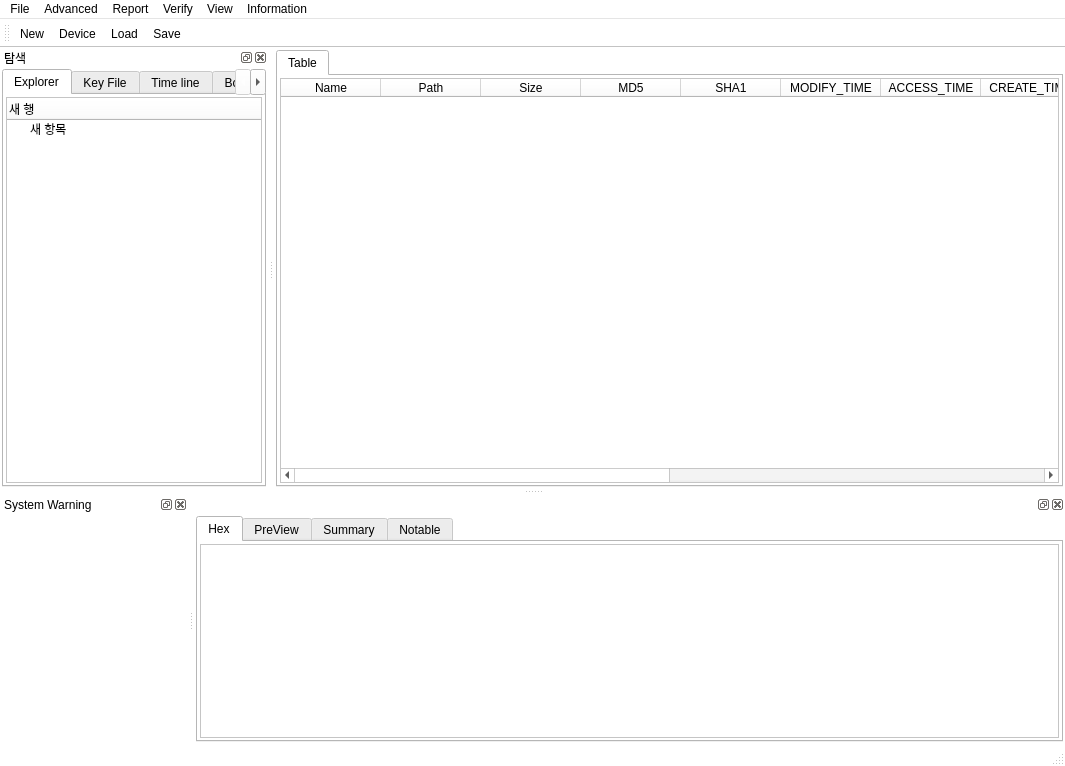
<?xml version="1.0" encoding="UTF-8"?>
<ui version="4.0">
 <class>MainWindow</class>
 <widget class="QMainWindow" name="MainWindow">
  <property name="geometry">
   <rect>
    <x>0</x>
    <y>0</y>
    <width>1065</width>
    <height>766</height>
   </rect>
  </property>
  <property name="palette">
   <palette>
    <active>
     <colorrole role="WindowText">
      <brush brushstyle="SolidPattern">
       <color alpha="255">
        <red>0</red>
        <green>0</green>
        <blue>0</blue>
       </color>
      </brush>
     </colorrole>
     <colorrole role="Button">
      <brush brushstyle="SolidPattern">
       <color alpha="255">
        <red>255</red>
        <green>255</green>
        <blue>255</blue>
       </color>
      </brush>
     </colorrole>
     <colorrole role="Midlight">
      <brush brushstyle="SolidPattern">
       <color alpha="255">
        <red>255</red>
        <green>255</green>
        <blue>255</blue>
       </color>
      </brush>
     </colorrole>
     <colorrole role="Dark">
      <brush brushstyle="SolidPattern">
       <color alpha="255">
        <red>255</red>
        <green>255</green>
        <blue>255</blue>
       </color>
      </brush>
     </colorrole>
     <colorrole role="Mid">
      <brush brushstyle="SolidPattern">
       <color alpha="255">
        <red>255</red>
        <green>255</green>
        <blue>255</blue>
       </color>
      </brush>
     </colorrole>
     <colorrole role="Text">
      <brush brushstyle="SolidPattern">
       <color alpha="255">
        <red>0</red>
        <green>0</green>
        <blue>0</blue>
       </color>
      </brush>
     </colorrole>
     <colorrole role="ButtonText">
      <brush brushstyle="SolidPattern">
       <color alpha="255">
        <red>0</red>
        <green>0</green>
        <blue>0</blue>
       </color>
      </brush>
     </colorrole>
     <colorrole role="Base">
      <brush brushstyle="SolidPattern">
       <color alpha="255">
        <red>255</red>
        <green>255</green>
        <blue>255</blue>
       </color>
      </brush>
     </colorrole>
     <colorrole role="Window">
      <brush brushstyle="SolidPattern">
       <color alpha="255">
        <red>255</red>
        <green>255</green>
        <blue>255</blue>
       </color>
      </brush>
     </colorrole>
     <colorrole role="Shadow">
      <brush brushstyle="SolidPattern">
       <color alpha="255">
        <red>255</red>
        <green>255</green>
        <blue>255</blue>
       </color>
      </brush>
     </colorrole>
     <colorrole role="AlternateBase">
      <brush brushstyle="SolidPattern">
       <color alpha="255">
        <red>255</red>
        <green>255</green>
        <blue>255</blue>
       </color>
      </brush>
     </colorrole>
    </active>
    <inactive>
     <colorrole role="WindowText">
      <brush brushstyle="SolidPattern">
       <color alpha="255">
        <red>0</red>
        <green>0</green>
        <blue>0</blue>
       </color>
      </brush>
     </colorrole>
     <colorrole role="Button">
      <brush brushstyle="SolidPattern">
       <color alpha="255">
        <red>255</red>
        <green>255</green>
        <blue>255</blue>
       </color>
      </brush>
     </colorrole>
     <colorrole role="Midlight">
      <brush brushstyle="SolidPattern">
       <color alpha="255">
        <red>255</red>
        <green>255</green>
        <blue>255</blue>
       </color>
      </brush>
     </colorrole>
     <colorrole role="Dark">
      <brush brushstyle="SolidPattern">
       <color alpha="255">
        <red>255</red>
        <green>255</green>
        <blue>255</blue>
       </color>
      </brush>
     </colorrole>
     <colorrole role="Mid">
      <brush brushstyle="SolidPattern">
       <color alpha="255">
        <red>255</red>
        <green>255</green>
        <blue>255</blue>
       </color>
      </brush>
     </colorrole>
     <colorrole role="Text">
      <brush brushstyle="SolidPattern">
       <color alpha="255">
        <red>0</red>
        <green>0</green>
        <blue>0</blue>
       </color>
      </brush>
     </colorrole>
     <colorrole role="ButtonText">
      <brush brushstyle="SolidPattern">
       <color alpha="255">
        <red>0</red>
        <green>0</green>
        <blue>0</blue>
       </color>
      </brush>
     </colorrole>
     <colorrole role="Base">
      <brush brushstyle="SolidPattern">
       <color alpha="255">
        <red>255</red>
        <green>255</green>
        <blue>255</blue>
       </color>
      </brush>
     </colorrole>
     <colorrole role="Window">
      <brush brushstyle="SolidPattern">
       <color alpha="255">
        <red>255</red>
        <green>255</green>
        <blue>255</blue>
       </color>
      </brush>
     </colorrole>
     <colorrole role="Shadow">
      <brush brushstyle="SolidPattern">
       <color alpha="255">
        <red>255</red>
        <green>255</green>
        <blue>255</blue>
       </color>
      </brush>
     </colorrole>
     <colorrole role="AlternateBase">
      <brush brushstyle="SolidPattern">
       <color alpha="255">
        <red>255</red>
        <green>255</green>
        <blue>255</blue>
       </color>
      </brush>
     </colorrole>
    </inactive>
    <disabled>
     <colorrole role="WindowText">
      <brush brushstyle="SolidPattern">
       <color alpha="255">
        <red>255</red>
        <green>255</green>
        <blue>255</blue>
       </color>
      </brush>
     </colorrole>
     <colorrole role="Button">
      <brush brushstyle="SolidPattern">
       <color alpha="255">
        <red>255</red>
        <green>255</green>
        <blue>255</blue>
       </color>
      </brush>
     </colorrole>
     <colorrole role="Midlight">
      <brush brushstyle="SolidPattern">
       <color alpha="255">
        <red>255</red>
        <green>255</green>
        <blue>255</blue>
       </color>
      </brush>
     </colorrole>
     <colorrole role="Dark">
      <brush brushstyle="SolidPattern">
       <color alpha="255">
        <red>255</red>
        <green>255</green>
        <blue>255</blue>
       </color>
      </brush>
     </colorrole>
     <colorrole role="Mid">
      <brush brushstyle="SolidPattern">
       <color alpha="255">
        <red>255</red>
        <green>255</green>
        <blue>255</blue>
       </color>
      </brush>
     </colorrole>
     <colorrole role="Text">
      <brush brushstyle="SolidPattern">
       <color alpha="255">
        <red>255</red>
        <green>255</green>
        <blue>255</blue>
       </color>
      </brush>
     </colorrole>
     <colorrole role="ButtonText">
      <brush brushstyle="SolidPattern">
       <color alpha="255">
        <red>255</red>
        <green>255</green>
        <blue>255</blue>
       </color>
      </brush>
     </colorrole>
     <colorrole role="Base">
      <brush brushstyle="SolidPattern">
       <color alpha="255">
        <red>255</red>
        <green>255</green>
        <blue>255</blue>
       </color>
      </brush>
     </colorrole>
     <colorrole role="Window">
      <brush brushstyle="SolidPattern">
       <color alpha="255">
        <red>255</red>
        <green>255</green>
        <blue>255</blue>
       </color>
      </brush>
     </colorrole>
     <colorrole role="Shadow">
      <brush brushstyle="SolidPattern">
       <color alpha="255">
        <red>255</red>
        <green>255</green>
        <blue>255</blue>
       </color>
      </brush>
     </colorrole>
     <colorrole role="AlternateBase">
      <brush brushstyle="SolidPattern">
       <color alpha="255">
        <red>255</red>
        <green>255</green>
        <blue>255</blue>
       </color>
      </brush>
     </colorrole>
    </disabled>
   </palette>
  </property>
  <property name="windowTitle">
   <string>MainWindow</string>
  </property>
  <widget class="QWidget" name="centralwidget">
   <layout class="QGridLayout" name="gridLayout_2">
    <item row="0" column="0">
     <widget class="QTabWidget" name="tabWidget_2">
      <property name="currentIndex">
       <number>0</number>
      </property>
      <widget class="QWidget" name="tw_table">
       <attribute name="title">
        <string>Table</string>
       </attribute>
       <layout class="QGridLayout" name="gridLayout_3">
        <item row="0" column="0">
         <widget class="QTableWidget" name="itemView">
          <property name="lineWidth">
           <number>0</number>
          </property>
          <property name="showGrid">
           <bool>true</bool>
          </property>
          <property name="gridStyle">
           <enum>Qt::DashDotDotLine</enum>
          </property>
          <property name="sortingEnabled">
           <bool>true</bool>
          </property>
          <property name="wordWrap">
           <bool>true</bool>
          </property>
          <property name="rowCount">
           <number>0</number>
          </property>
          <property name="columnCount">
           <number>14</number>
          </property>
          <column>
           <property name="text">
            <string>Name</string>
           </property>
          </column>
          <column>
           <property name="text">
            <string>Path</string>
           </property>
          </column>
          <column>
           <property name="text">
            <string>Size</string>
           </property>
          </column>
          <column>
           <property name="text">
            <string>MD5</string>
           </property>
          </column>
          <column>
           <property name="text">
            <string>SHA1</string>
           </property>
          </column>
          <column>
           <property name="text">
            <string>MODIFY_TIME</string>
           </property>
          </column>
          <column>
           <property name="text">
            <string>ACCESS_TIME</string>
           </property>
          </column>
          <column>
           <property name="text">
            <string>CREATE_TIME</string>
           </property>
          </column>
          <column>
           <property name="text">
            <string>MODIFY_ATTRIBUTE_TIME</string>
           </property>
          </column>
          <column>
           <property name="text">
            <string>BACKUP_TIME</string>
           </property>
          </column>
          <column>
           <property name="text">
            <string>INDEX_NUM</string>
           </property>
          </column>
          <column>
           <property name="text">
            <string>FILE_NODE_NUM</string>
           </property>
          </column>
          <column>
           <property name="text">
            <string>DATA_LOCATION</string>
           </property>
          </column>
          <column>
           <property name="text">
            <string>FOLDER</string>
           </property>
          </column>
         </widget>
        </item>
       </layout>
      </widget>
     </widget>
    </item>
   </layout>
  </widget>
  <widget class="QMenuBar" name="menubar">
   <property name="geometry">
    <rect>
     <x>0</x>
     <y>0</y>
     <width>1065</width>
     <height>26</height>
    </rect>
   </property>
   <widget class="QMenu" name="menuFile">
    <property name="title">
     <string>File</string>
    </property>
   </widget>
   <widget class="QMenu" name="menuAdvanced">
    <property name="title">
     <string>Advanced</string>
    </property>
   </widget>
   <widget class="QMenu" name="menuReport">
    <property name="title">
     <string>Report</string>
    </property>
   </widget>
   <widget class="QMenu" name="menuVerify">
    <property name="title">
     <string>Verify</string>
    </property>
   </widget>
   <widget class="QMenu" name="menuView">
    <property name="title">
     <string>View</string>
    </property>
   </widget>
   <widget class="QMenu" name="menuInformation">
    <property name="title">
     <string>Information</string>
    </property>
   </widget>
   <addaction name="menuFile"/>
   <addaction name="menuAdvanced"/>
   <addaction name="menuReport"/>
   <addaction name="menuVerify"/>
   <addaction name="menuView"/>
   <addaction name="menuInformation"/>
  </widget>
  <widget class="QStatusBar" name="statusbar"/>
  <widget class="QToolBar" name="toolBar">
   <property name="windowTitle">
    <string>toolBar</string>
   </property>
   <attribute name="toolBarArea">
    <enum>TopToolBarArea</enum>
   </attribute>
   <attribute name="toolBarBreak">
    <bool>false</bool>
   </attribute>
   <addaction name="actionNew"/>
   <addaction name="actionDevice"/>
   <addaction name="actionLoad"/>
   <addaction name="actionSave"/>
  </widget>
  <widget class="QDockWidget" name="dw_treeview">
   <property name="windowTitle">
    <string>탐색</string>
   </property>
   <attribute name="dockWidgetArea">
    <number>1</number>
   </attribute>
   <widget class="QWidget" name="dockWidgetContents_3">
    <layout class="QGridLayout" name="gridLayout">
     <item row="0" column="0">
      <widget class="QTabWidget" name="tabWidget_3">
       <property name="currentIndex">
        <number>0</number>
       </property>
       <widget class="QWidget" name="tw_home">
        <attribute name="title">
         <string>Explorer</string>
        </attribute>
        <layout class="QGridLayout" name="gridLayout_6">
         <item row="0" column="0">
          <widget class="QTreeWidget" name="treeWidget">
           <column>
            <property name="text">
             <string>새 행</string>
            </property>
           </column>
           <item>
            <property name="text">
             <string>새 항목</string>
            </property>
            <property name="icon">
             <iconset resource="UI_resource.qrc">
              <normaloff>:/UI_resource/documents-document-blank@32px.png</normaloff>:/UI_resource/documents-document-blank@32px.png</iconset>
            </property>
           </item>
          </widget>
         </item>
        </layout>
       </widget>
       <widget class="QWidget" name="tw_search">
        <attribute name="title">
         <string>Key File</string>
        </attribute>
        <layout class="QGridLayout" name="gridLayout_7">
         <item row="0" column="0">
          <widget class="QListView" name="listView"/>
         </item>
        </layout>
       </widget>
       <widget class="QWidget" name="tab">
        <attribute name="title">
         <string>Time line</string>
        </attribute>
        <layout class="QGridLayout" name="gridLayout_10">
         <item row="0" column="0">
          <widget class="QListView" name="listView_2"/>
         </item>
        </layout>
       </widget>
       <widget class="QWidget" name="tw_bookmark">
        <attribute name="title">
         <string>Bookmark</string>
        </attribute>
        <layout class="QGridLayout" name="gridLayout_11">
         <item row="0" column="0">
          <widget class="QListView" name="listView_3"/>
         </item>
        </layout>
       </widget>
      </widget>
     </item>
    </layout>
   </widget>
  </widget>
  <widget class="QDockWidget" name="dw_notableview">
   <property name="windowTitle">
    <string>System Warning</string>
   </property>
   <attribute name="dockWidgetArea">
    <number>8</number>
   </attribute>
   <widget class="QWidget" name="dockWidgetContents_4">
    <layout class="QGridLayout" name="gridLayout_8">
     <item row="0" column="0">
      <widget class="QStackedWidget" name="stackedWidget">
       <widget class="QWidget" name="page"/>
       <widget class="QWidget" name="page_2"/>
      </widget>
     </item>
    </layout>
   </widget>
  </widget>
  <widget class="QDockWidget" name="dw_contentsview">
   <attribute name="dockWidgetArea">
    <number>8</number>
   </attribute>
   <widget class="QWidget" name="dockWidgetContents_5">
    <layout class="QGridLayout" name="gridLayout_9">
     <item row="0" column="0">
      <widget class="QTabWidget" name="tabWidget_4">
       <property name="currentIndex">
        <number>0</number>
       </property>
       <widget class="QWidget" name="tw_text">
        <attribute name="title">
         <string>Hex</string>
        </attribute>
        <layout class="QGridLayout" name="gridLayout_4">
         <item row="0" column="0">
          <widget class="QTextBrowser" name="textBrowser"/>
         </item>
        </layout>
       </widget>
       <widget class="QWidget" name="tw_hex">
        <attribute name="title">
         <string>PreView</string>
        </attribute>
       </widget>
       <widget class="QWidget" name="tw_summary">
        <attribute name="title">
         <string>Summary</string>
        </attribute>
       </widget>
       <widget class="QWidget" name="tw_notable">
        <attribute name="title">
         <string>Notable</string>
        </attribute>
       </widget>
      </widget>
     </item>
    </layout>
   </widget>
  </widget>
  <action name="actionNew">
   <property name="checkable">
    <bool>true</bool>
   </property>
   <property name="text">
    <string>New</string>
   </property>
  </action>
  <action name="actionDevice">
   <property name="checkable">
    <bool>true</bool>
   </property>
   <property name="text">
    <string>Device</string>
   </property>
  </action>
  <action name="actionLoad">
   <property name="checkable">
    <bool>true</bool>
   </property>
   <property name="text">
    <string>Load</string>
   </property>
  </action>
  <action name="actionSave">
   <property name="checkable">
    <bool>true</bool>
   </property>
   <property name="text">
    <string>Save</string>
   </property>
  </action>
 </widget>
 <layoutdefault spacing="4" margin="2"/>
 <resources>
  <include location="UI_resource.qrc"/>
 </resources>
 <connections>
  <connection>
   <sender>treeWidget</sender>
   <signal>clicked(QModelIndex)</signal>
   <receiver>MainWindow</receiver>
   <slot>ls_UI(QModelIndex)</slot>
   <hints>
    <hint type="sourcelabel">
     <x>172</x>
     <y>260</y>
    </hint>
    <hint type="destinationlabel">
     <x>312</x>
     <y>400</y>
    </hint>
   </hints>
  </connection>
 </connections>
 <slots>
  <slot>ls_UI(QModelIndex)</slot>
 </slots>
</ui>
